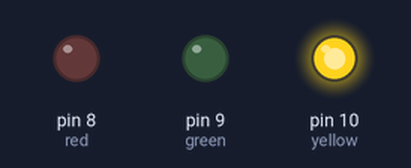
Simulated run of this sketch. Board: Arduino Uno, built with avr-gcc and run on an emulated ATmega328P. Shown: output pins drawn as LEDs (lit = HIGH).

Above: at 1.5 s.
At 5.5 s:
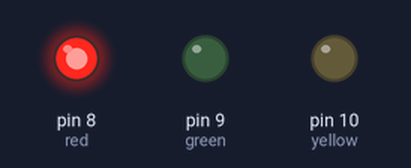
At 9.0 s:
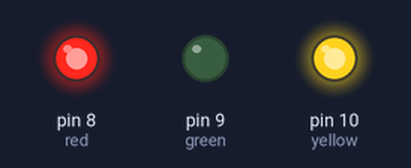
At 11.5 s:
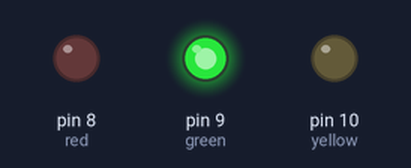
Timing chart, 0 to 16.9 s (numbered marks = the images above):
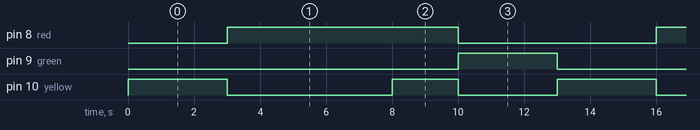

Measured:
- by itself, pin 8 (red): alternates HIGH for 7.0 s and LOW for 6.0 s
- by itself, pin 9 (green): alternates HIGH for 3.0 s and LOW for 10.0 s
- by itself, pin 10 (yellow): repeats every 13.0 s: LOW 5.0 s, HIGH 2.0 s, LOW 3.0 s, HIGH 3.0 s

The sketch:

trafik_lambas_.ino
```cpp
#define red 8
#define green 9
#define yellow 10

void setup() {
   pinMode(red, OUTPUT);
    pinMode(yellow, OUTPUT);
    pinMode(green, OUTPUT);
}

void loop() {
   // yeşili söndür sarıyı yak
    digitalWrite(green, LOW);
    digitalWrite(yellow, HIGH);
    delay(3000);

    // sarıyı söndür kırmızı yak
    digitalWrite(yellow, LOW);
    digitalWrite(red, HIGH);
    delay(5000);

    // kırmızı ve sarı aynı anda yak
    digitalWrite(yellow, HIGH);
    delay(2000);

    // Yeşil yak
    digitalWrite(yellow, LOW);
    digitalWrite(red, LOW);
    digitalWrite(green, HIGH);
    delay(3000);

}
```
